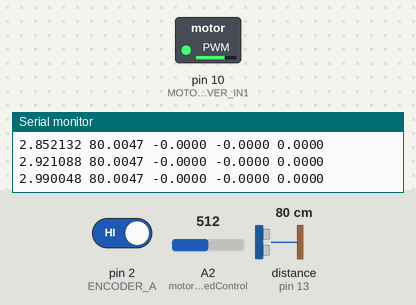
The sketch below on a simulated Arduino Uno, built with avr-gcc and run on an emulated ATmega328P. Parts: switched loads named in the sketch (green lamp = pin HIGH), the last lines printed to the serial monitor. Wiring (inferred from the names in the program): ultrasonic range finder: trigger pin 12; echo pin 13. The inputs (shaded band) are chosen by the test bench; at power-on: A2 (motorSpeedControl) = 512, pin 2 (ENCODER_A) HIGH, distance to the obstacle (sensor on pin 13) 80 cm. The echo pulse lasts 58.3 µs per cm; pins used as bus, display or sensor lines are not drawn.

Above: at 3.1 s.
3.2 s: A2 (motorSpeedControl) set to 716
At 3.5 s:
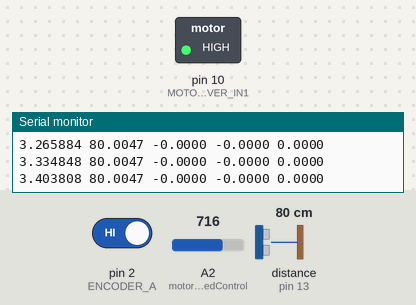
4.7 s: A2 (motorSpeedControl) set to 306
At 5.2 s:
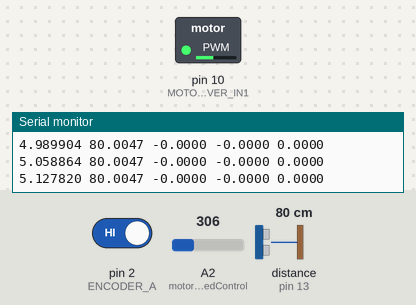
6.2 s: A2 (motorSpeedControl) set to 122
At 6.9 s:
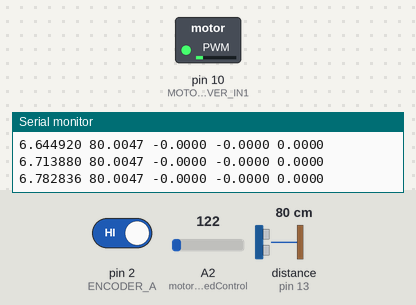
10.7 s: A2 (motorSpeedControl) set to 511
At 11.9 s:
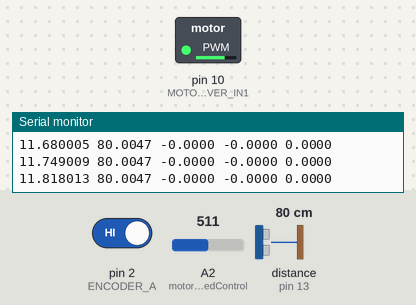
12.2 s: A2 (motorSpeedControl) set to 900
At 12.7 s:
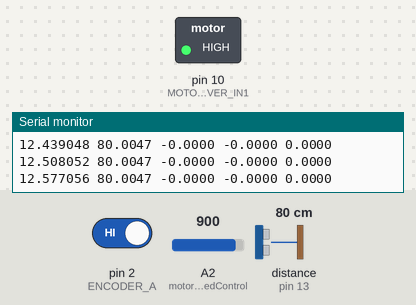
Timing chart, 0 to 14.7 s (numbered marks = the images above; inputs shaded):
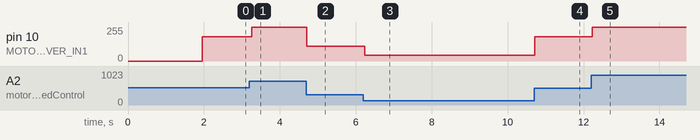

Measured:
- after the input at 3.2 s, pin 10 (MOTOR_DRIVER_IN1): 182/255 → 255/255 after 0.07 s
- after the input at 4.7 s, pin 10 (MOTOR_DRIVER_IN1): 255/255 → 109/255 at once
- after the input at 6.2 s, pin 10 (MOTOR_DRIVER_IN1): 109/255 → 43/255 at once
- after the input at 10.7 s, pin 10 (MOTOR_DRIVER_IN1): 43/255 → 182/255 at once
- after the input at 12.2 s, pin 10 (MOTOR_DRIVER_IN1): 182/255 → 255/255 at once

The sketch:

mass_spring_analysis.ino
```cpp
#include <math.h>

// -------------------------
// Ultrasonic sensor pins
// -------------------------
const int TRIG_PIN = 12;
const int ECHO_PIN = 13;

// -------------------------
// Rotary encoder settings
// -------------------------
#define CLICKS_PER_REVOLUTION 700
#define PI 3.1415926
#define ARM_LENGTH 1.3 // cm

const int ENCODER_A = 2;
const int ENCODER_B = 3;

// -------------------------
// Motor driver pin
// -------------------------
const int MOTOR_DRIVER_IN1 = 10;

// -------------------------
// Ultrasonic calibration
// -------------------------
// Leave at 1.0 for now, fix later after noise is reduced
double ultrasonicScale = 1.0;

// Choose sign based on your setup:
// +1  -> displacement = (rawDistance - initDist)
// -1  -> displacement = (initDist - rawDistance)
int ultrasonicSign = 1;

// -------------------------
// Ultrasonic timing/filtering
// -------------------------
unsigned long lastUltrasonicMicros = 0;
const unsigned long ultrasonicPeriod = 50000; // 50 ms = 20 Hz

double ultrasonicAlpha = 0.12;     // lower = smoother but more lag
double maxJumpCm = 1.5;            // reject sudden unrealistic jumps

// -------------------------
// Encoder data
// -------------------------
volatile int encoderPos = 0;
int prevEncoderPos = 0;
double armHeight = 0;

// -------------------------
// Distance variables
// -------------------------
double initDist = 0;       // absolute distance at startup
double filteredDist = 0;   // filtered displacement relative to initDist
double rawDist = 0;        // latest absolute raw distance
double dispDist = 0;       // latest relative displacement

// -------------------------
// Shared time variable
// -------------------------
unsigned long currentTime = 0;

// -------------------------
// Helper: median of 3 values
// -------------------------
double median3(double a, double b, double c) {
  if ((a <= b && b <= c) || (c <= b && b <= a)) return b;
  if ((b <= a && a <= c) || (c <= a && a <= b)) return a;
  return c;
}

// -------------------------
// Single ultrasonic reading
// Returns distance in cm, or NAN if timeout/no echo
// -------------------------
double measureDistanceOnce() {
  digitalWrite(TRIG_PIN, LOW);
  delayMicroseconds(2);

  digitalWrite(TRIG_PIN, HIGH);
  delayMicroseconds(10);
  digitalWrite(TRIG_PIN, LOW);

  long duration = pulseIn(ECHO_PIN, HIGH, 8000);

  if (duration == 0) {
    return NAN;
  }

  return duration * 0.0343 / 2.0;
}

// -------------------------
// Median-filtered ultrasonic reading
// Takes 3 readings spaced apart
// Returns median in cm, or NAN if any fail
// -------------------------
double measureDistanceMedian() {
  double a = measureDistanceOnce();
  delay(25);

  double b = measureDistanceOnce();
  delay(25);

  double c = measureDistanceOnce();

  if (isnan(a) || isnan(b) || isnan(c)) {
    return NAN;
  }

  return median3(a, b, c);
}

// -------------------------
// Get stable initial zero reference
// Averaging several median-filtered measurements
// -------------------------
double getInitialDistance() {
  const int N = 10;
  double sum = 0;
  int validCount = 0;

  for (int i = 0; i < N; i++) {
    double d = measureDistanceMedian();

    if (!isnan(d)) {
      sum += d;
      validCount++;
    }

    delay(30);
  }

  if (validCount == 0) {
    return 0;
  }

  return sum / validCount;
}

// -------------------------
// Setup
// -------------------------
void setup() {
  Serial.begin(500000);
  delay(1000);

  // Ultrasonic setup
  pinMode(TRIG_PIN, OUTPUT);
  pinMode(ECHO_PIN, INPUT);
  digitalWrite(TRIG_PIN, LOW);

  // Encoder setup
  pinMode(ENCODER_A, INPUT);
  pinMode(ENCODER_B, INPUT);
  digitalWrite(ENCODER_A, HIGH);
  digitalWrite(ENCODER_B, HIGH);

  attachInterrupt(digitalPinToInterrupt(ENCODER_A), updateEncoder, RISING);

  // Motor driver setup
  pinMode(MOTOR_DRIVER_IN1, OUTPUT);

  // Get startup zero point
  initDist = getInitialDistance();

  // Start displacement at zero
  filteredDist = 0;
  rawDist = initDist;
  dispDist = 0;
}

// -------------------------
// Main loop
// -------------------------
void loop() {
  currentTime = micros();

  motorSpeedControl();

  // Ultrasonic update only at chosen rate
  if (currentTime - lastUltrasonicMicros >= ultrasonicPeriod) {
    lastUltrasonicMicros = currentTime;

    double measured = measureDistanceMedian();

    if (!isnan(measured)) {
      rawDist = measured;

      // Relative displacement from startup reference
      dispDist = ultrasonicSign * (rawDist - initDist) * ultrasonicScale;

      // Reject sudden bad jumps before filtering
      if (abs(dispDist - filteredDist) < maxJumpCm) {
        filteredDist = filteredDist * (1.0 - ultrasonicAlpha) + ultrasonicAlpha * dispDist;
      }
    }
  }

  calculateArmHeight();

  // Print:
  // time(s) rawDistance(cm) displacement(cm) filteredDisplacement(cm) armHeight(cm)
  Serial.print(currentTime / 1e6, 6);
  Serial.print(" ");
  Serial.print(rawDist, 4);
  Serial.print(" ");
  Serial.print(dispDist, 4);
  Serial.print(" ");
  Serial.print(filteredDist, 4);
  Serial.print(" ");
  Serial.println(armHeight, 4);
}

// -------------------------
// Updates current arm height from encoder
// -------------------------
void calculateArmHeight() {
  noInterrupts();
  int currentPos = encoderPos;
  interrupts();

  if (currentPos != prevEncoderPos) {
    double angle = 2 * PI * currentPos / (double)CLICKS_PER_REVOLUTION;
    armHeight = 0.1 * sin(angle);
    prevEncoderPos = currentPos;
  }
}

// -------------------------
// Encoder ISR
// -------------------------
void updateEncoder() {
  if (digitalRead(ENCODER_B) == LOW) {
    encoderPos++;
  } else {
    encoderPos--;
  }
}

// -------------------------
// Motor speed control from potentiometer
// -------------------------
void motorSpeedControl() {
  int rawPotValue = analogRead(A2);

  // input range (0-715) based on your 3.3 V potentiometer setup
  int PWM_PotValue = map(rawPotValue, 0, 715, 0, 255);

  analogWrite(MOTOR_DRIVER_IN1, PWM_PotValue);
}
```
